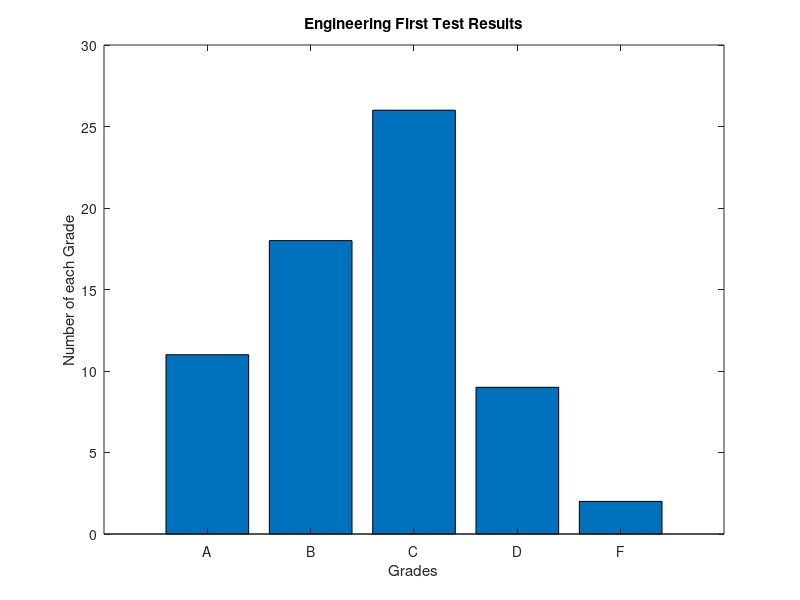

This figure's MATLAB source:
A = 11;
B = 18;
C = 26;
D = 9;
F = 2;


bar([A,B,C,D,F])
set(gca, 'XTick', 1:5, 'xticklabel', {'A', 'B', 'C', 'D', 'F'})
xlabel('Grades')
ylabel('Number of each Grade')
title('Engineering First Test Results')

